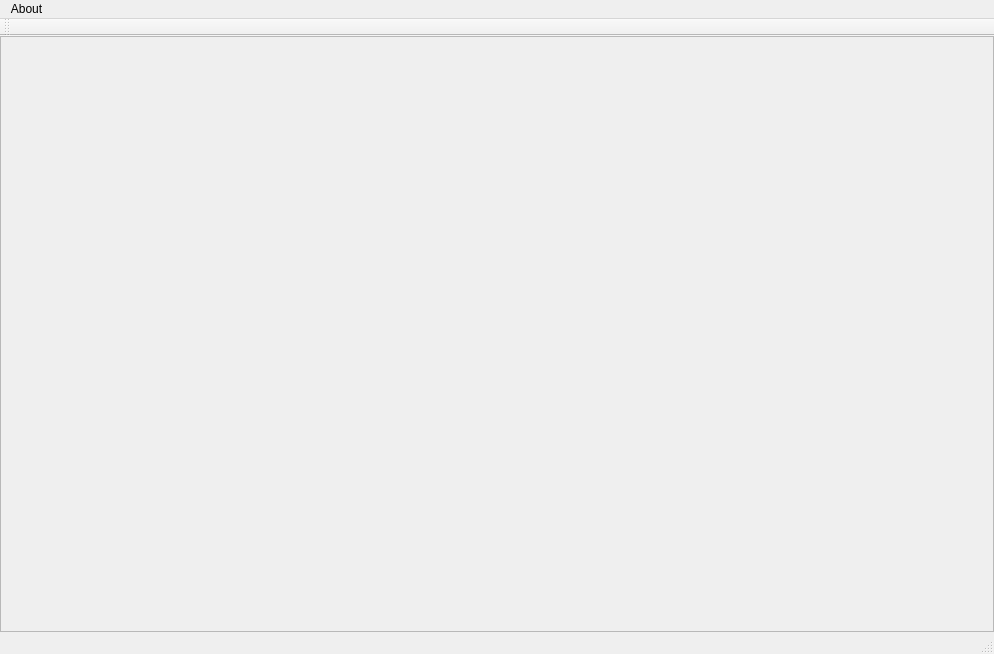
<?xml version="1.0" encoding="UTF-8"?>
<ui version="4.0">
 <class>MainWindow</class>
 <widget class="QMainWindow" name="MainWindow">
  <property name="geometry">
   <rect>
    <x>0</x>
    <y>0</y>
    <width>994</width>
    <height>654</height>
   </rect>
  </property>
  <property name="windowTitle">
   <string>MainWindow</string>
  </property>
  <widget class="QWidget" name="centralWidget">
   <property name="autoFillBackground">
    <bool>false</bool>
   </property>
   <layout class="QVBoxLayout" name="verticalLayout">
    <property name="leftMargin">
     <number>0</number>
    </property>
    <property name="topMargin">
     <number>0</number>
    </property>
    <property name="rightMargin">
     <number>0</number>
    </property>
    <property name="bottomMargin">
     <number>0</number>
    </property>
    <item>
     <widget class="QScrollArea" name="scrollArea">
      <property name="widgetResizable">
       <bool>true</bool>
      </property>
      <widget class="QWidget" name="scrollAreaWidgetContents">
       <property name="geometry">
        <rect>
         <x>0</x>
         <y>0</y>
         <width>992</width>
         <height>599</height>
        </rect>
       </property>
      </widget>
     </widget>
    </item>
   </layout>
  </widget>
  <widget class="QMenuBar" name="menuBar">
   <property name="geometry">
    <rect>
     <x>0</x>
     <y>0</y>
     <width>994</width>
     <height>21</height>
    </rect>
   </property>
   <widget class="QMenu" name="menuAbout">
    <property name="title">
     <string>About</string>
    </property>
    <addaction name="actionQt"/>
   </widget>
   <addaction name="menuAbout"/>
  </widget>
  <widget class="QToolBar" name="mainToolBar">
   <attribute name="toolBarArea">
    <enum>TopToolBarArea</enum>
   </attribute>
   <attribute name="toolBarBreak">
    <bool>false</bool>
   </attribute>
  </widget>
  <widget class="QStatusBar" name="statusBar"/>
  <action name="actionQt">
   <property name="text">
    <string>Qt</string>
   </property>
  </action>
 </widget>
 <layoutdefault spacing="6" margin="11"/>
 <resources/>
 <connections/>
</ui>
